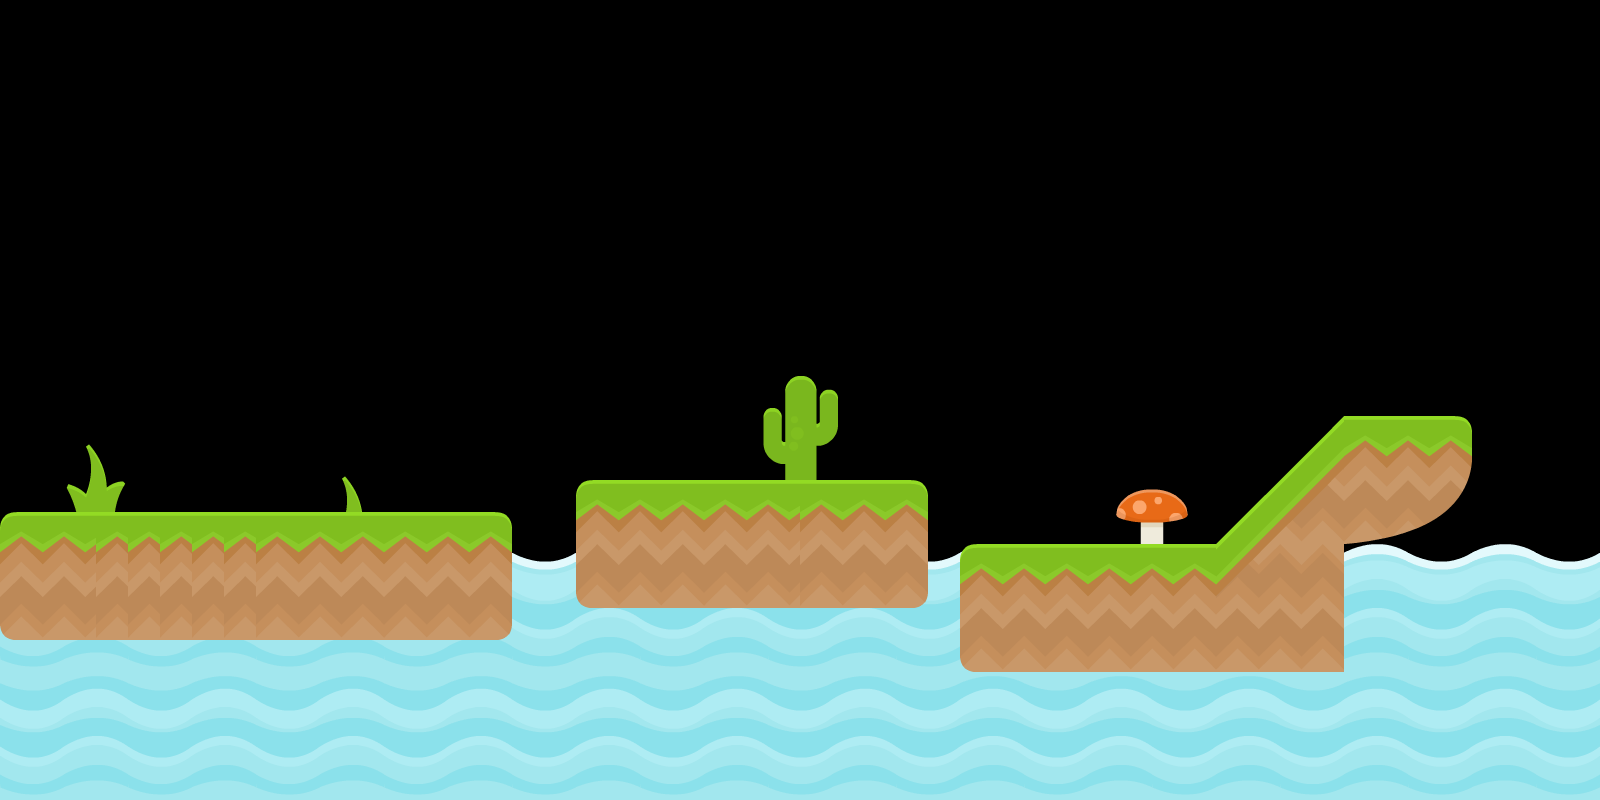

A 2D game scene composited from a Tiled map and its tileset images. What follows is a short description and the map's XML, with each tile layer's data collapsed to a summary:
An orthogonal 50x25 tile map with 32x32 px tiles, 2 tile layers (Background, CollisionLayer), 3 tilesets.

<map version="1.0" orientation="orthogonal" renderorder="right-down" width="50" height="25" tilewidth="32" tileheight="32" nextobjectid="1">
 <tileset firstgid="1" name="grassy_tileset" tilewidth="32" tileheight="32" tilecount="800" columns="20">
  <image source="../img/tilesets/grassy_tileset.png" width="640" height="1280" />
  <tile id="0">
   <properties>
    <property name="tileType" value="air" />
   </properties>
  </tile>
 </tileset>
 <tileset firstgid="801" name="Ground" tilewidth="32" tileheight="32" tilecount="2048" columns="32">
  <image source="../../ressources/map/tuiles/platformer-pack-redux-360-assets/Spritesheets/spritesheet_ground.png" width="1024" height="2048" />
 </tileset>
 <tileset firstgid="2849" name="Background" tilewidth="32" tileheight="32" tilecount="2048" columns="32">
  <image source="../../ressources/map/tuiles/platformer-pack-redux-360-assets/Spritesheets/spritesheet_tiles.png" width="1024" height="2048" />
 </tileset>
 <layer name="Background" width="50" height="25">
  <data>[1250 cells, 452 non-empty, 72 distinct tile ids]</data>
 </layer>
 <layer name="CollisionLayer" width="50" height="25">
  <data>[1250 cells, 1250 non-empty, 93 distinct tile ids]</data>
 </layer>
</map>
